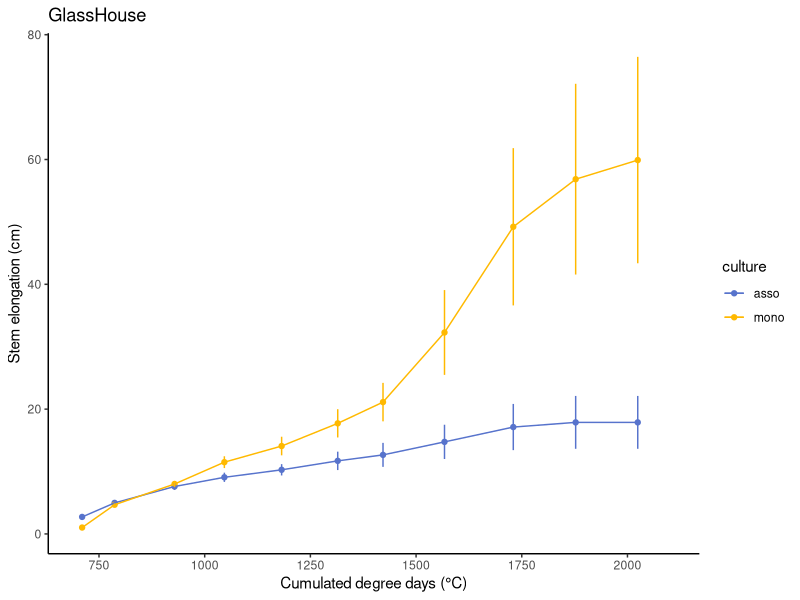

Here is the R script that generated this plot: (Note: this script raises an error after producing the figure.)

library(ggplot2)
library(tidyverse)
library(ggpubr)
library(rstatix)
library(broom)

#Dataframing Glasshouse (GH) stem elongation data 

Notations_structures_variete <- read.csv("Data/GlassHouse_ecophysiological_traits.csv", sep=";")

Notations_structures_variete$variete<-as.factor(Notations_structures_variete$variete)
Notations_structures_variete$culture<-as.factor(Notations_structures_variete$culture)
Notations_structures_variete$H_total<-as.numeric(Notations_structures_variete$H_total)
Notations_structures_variete<- subset(Notations_structures_variete, Notations_structures_variete$no_feuille =="1")

DegreeDay <- read.csv("Data/Date_DegreeDay_GlassHouse.csv", sep=";")

head(DegreeDay)

DegreeDay<- DegreeDay %>%
  rename(date = Date)

DegreeDay <- DegreeDay %>%
  mutate(date = as.Date(date, format = "%Y.%m.%d"))  # Convert `date` to Date object

Notations_structures_variete <- Notations_structures_variete %>%
  mutate(date = as.Date(date, format = "%Y.%m.%d"))  # Ensure `date` is also a Date object

library(dplyr)
head(Notations_structures_variete)

Notations_structures_variete <- Notations_structures_variete %>%
  left_join(DegreeDay, by = "date")


elongation_average <- Notations_structures_variete %>%
  group_by(culture, variete, Cum_DD) %>%
  dplyr::summarize(total_av = mean(H_total),
                   n=n(), 
                   total_sd= sd(H_total), total_se = total_sd / sqrt(n))%>% 
  as.data.frame()

elongation_average$Cum_DD<- as.numeric(elongation_average$Cum_DD)
#elongation_average <-subset(elongation_average, elongation_average$Cum_DD < 1500)

# Stem Elongation dynamic for mambo in GH ####

elongation_average_mambo <- subset(elongation_average, elongation_average$variete == "mambo")

plot_mambo <- ggplot(elongation_average_mambo, aes(x=Cum_DD, y=total_av, color = culture )) +
  geom_point()+
  scale_color_manual(values=c('#5773CCFF','#FFB900FF'))+
  geom_line(aes(group = culture)) + 
  geom_errorbar(aes(ymax = total_av+total_se, ymin = total_av-total_se, width = .02))+ 
  scale_x_continuous(limits = c(700, 2100), breaks = c(750, 1000, 1250, 1500, 1750, 2000))+
  theme_classic()

plot_mambo_serre <-  plot_mambo + labs(title="GlassHouse", x="Cumulated degree days (°C)", y = "Stem elongation (cm)")+
  theme_classic() 

plot_mambo_serre 

write_rds(plot_bites_serre, "~/working/Aboveground_characterization/3-Output/Stem_GH_mambo.rds")

# Stem Elongation dynamic for feliciano in GH ####

elongation_average_feliciano <- subset(elongation_average, elongation_average$variete == "feliciano")

plot_feliciano <- ggplot(elongation_average_feliciano, aes(x=Cum_DD, y=total_av, color = culture )) +
  geom_point()+
  scale_color_manual(values=c('#5773CCFF','#FFB900FF'))+
  geom_line(aes(group = culture)) + 
  geom_errorbar(aes(ymax = total_av+total_se, ymin = total_av-total_se, width = .02))+ 
  scale_x_continuous(limits = c(700, 2100), breaks = c(750, 1000, 1250, 1500, 1750, 2000))+
  theme_classic()

plot_feliciano_serre <-  plot_feliciano + labs(title="GlassHouse", x="Cumulated degree days (°C)", y = "Stem elongation (cm)")+
  theme_classic() 

plot_feliciano_serre 

write_rds(plot_feliciano_serre, "~/working/Aboveground_characterization/3-Output/Stem_GH_feliciano.rds")

# Stem Elongation dynamic for angelico in GH ####

elongation_average_angelico <- subset(elongation_average, elongation_average$variete == "angelico")

plot_angelico <- ggplot(elongation_average_angelico, aes(x=Cum_DD, y=total_av, color = culture )) +
  geom_point()+
  scale_color_manual(values=c('#5773CCFF','#FFB900FF'))+
  geom_line(aes(group = culture)) + 
  geom_errorbar(aes(ymax = total_av+total_se, ymin = total_av-total_se, width = .02))+ 
  scale_x_continuous(limits = c(700, 2100), breaks = c(750, 1000, 1250, 1500, 1750, 2000))+
  theme_classic()

plot_angelico_serre <-  plot_angelico + labs(title="GlassHouse", x="Cumulated degree days (°C)", y = "Stem elongation (cm)")+
  theme_classic() 

plot_angelico_serre 

write_rds(plot_bites_serre, "~/working/Aboveground_characterization/3-Output/Stem_GH_angelico.rds")


##Dataframing for the 2022-2023 field experiments

Notations_structures_variete <- read.csv("Data/Field_ecophysiological_traits.csv", sep=";")
head(Notations_structures_variete)

Notations_structures_variete$h_tige<-as.numeric(Notations_structures_variete$h_tige)

DegreeDay <- read.csv("Data/Climate_Changins.csv", sep=";")

head(DegreeDay)

DegreeDay<- DegreeDay %>%
  rename(date = Day)

DegreeDay <- DegreeDay %>%
  mutate(date = as.Date(date, format = "%d.%m.%Y"))  # Convert `date` to Date object

Notations_structures_variete <- Notations_structures_variete %>%
  mutate(date = as.Date(date, format = "%d.%m.%Y"))  # Ensure `date` is also a Date object

library(dplyr)
head(Notations_structures_variete)

Notations_structures_variete <- Notations_structures_variete %>%
  left_join(DegreeDay, by = "date")

Notations_structures_variete_2023 <- subset(Notations_structures_variete, Notations_structures_variete$date < "2023-08-01")

elongation_average_2023 <- Notations_structures_variete_2023 %>%
  group_by(culture, Cum_DD, variete) %>%
  dplyr::summarize(total_av = mean(h_tige),
                   n=n(), 
                   total_sd= sd(h_tige), total_se = total_sd / sqrt(n))%>% 
  as.data.frame()

elongation_average_2023 <- subset(elongation_average_2023, elongation_average_2023$total_av != "NA" )
elongation_average_2023 <- subset(elongation_average_2023, elongation_average_2023$Cum_DD != "1665.05")

# Stem Elongation dynamic for mambo in 2022-2023 Field ####
elongation_average_2023_mambo <- subset(elongation_average_2023, elongation_average_2023$variete == "2" )

plot_mambo_2023 <- ggplot(elongation_average_2023_mambo, aes(x=Cum_DD, y=total_av, color = culture )) +
  geom_point()+
  scale_color_manual(values=c('#5773CCFF','#FFB900FF'))+
  geom_line(aes(group = culture)) + 
  geom_errorbar(aes(ymax = total_av+total_se, ymin = total_av-total_se, width = .02))+ 
  scale_x_continuous(limits = c(1500, 2100), breaks = c( 1500, 1750, 2000))+ 
  scale_y_continuous(limits = c(0, 75), breaks = c(0, 20, 40,60))+
  theme_classic()

plot_mambo_2023 <-plot_mambo_2023 + labs(title="Field 2022-2023", x="Cumulated degree days (°C)", y = "Stem elongation (cm)")+
  theme_classic() +  theme( legend.position="none")

plot_mambo_2023

write_rds(plot_mambo_2023, "~/working/Aboveground_characterization/3-Output/Stem_F1_mambo.rds")

# Stem Elongation dynamic for feliciano in 2022-2023 Field ####
elongation_average_2023_feliciano <- subset(elongation_average_2023, elongation_average_2023$variete == "3" )

plot_feliciano_2023 <- ggplot(elongation_average_2023_feliciano, aes(x=Cum_DD, y=total_av, color = culture )) +
  geom_point()+
  scale_color_manual(values=c('#5773CCFF','#FFB900FF'))+
  geom_line(aes(group = culture)) + 
  geom_errorbar(aes(ymax = total_av+total_se, ymin = total_av-total_se, width = .02))+ 
  scale_x_continuous(limits = c(1500, 2100), breaks = c( 1500, 1750, 2000))+ 
  scale_y_continuous(limits = c(0, 75), breaks = c(0, 20, 40,60))+
  theme_classic()

plot_feliciano_2023 <-plot_feliciano_2023 + labs(title="Field 2022-2023", x="Cumulated degree days (°C)", y = "Stem elongation (cm)")+
  theme_classic() +  theme( legend.position="none")

plot_feliciano_2023

write_rds(plot_feliciano_2023, "~/working/Aboveground_characterization/3-Output/Stem_F1_feliciano.rds")

# Stem Elongation dynamic for angelico in 2022-2023 Field ####
elongation_average_2023_angelico <- subset(elongation_average_2023, elongation_average_2023$variete == "1" )

plot_angelico_2023 <- ggplot(elongation_average_2023_angelico, aes(x=Cum_DD, y=total_av, color = culture )) +
  geom_point()+
  scale_color_manual(values=c('#5773CCFF','#FFB900FF'))+
  geom_line(aes(group = culture)) + 
  geom_errorbar(aes(ymax = total_av+total_se, ymin = total_av-total_se, width = .02))+ 
  scale_x_continuous(limits = c(1500, 2100), breaks = c( 1500, 1750, 2000))+ 
  scale_y_continuous(limits = c(0, 75), breaks = c(0, 20, 40,60))+
  theme_classic()

plot_angelico_2023 <-plot_angelico_2023 + labs(title="Field 2022-2023", x="Cumulated degree days (°C)", y = "Stem elongation (cm)")+
  theme_classic() +  theme( legend.position="none")

plot_angelico_2023

write_rds(plot_angelico_2023, "~/working/Aboveground_characterization/3-Output/Stem_F1_angelico.rds")

# Data framing for the 2023-2024 field experiment

Notations_structures_variete_2024 <- subset(Notations_structures_variete, Notations_structures_variete$date > "2023-08-01")

elongation_average_2024 <- Notations_structures_variete_2024 %>%
  group_by(culture, Cum_DD, variete) %>%
  dplyr::summarize(total_av = mean(h_tige),
                   n=n(), 
                   total_sd= sd(h_tige), total_se = total_sd / sqrt(n))%>% 
  as.data.frame()

elongation_average_2024 <- subset(elongation_average_2024, elongation_average_2024$total_av != "NA" )
elongation_average_2024 <- subset(elongation_average_2024, elongation_average_2024$Cum_DD != 1867.90 )
elongation_average_2024 <- subset(elongation_average_2024, elongation_average_2024$Cum_DD != "1983.55" )

# Stem Elongation dynamic for mambo in 2023-2024 Field ####
elongation_average_2024_mambo <- subset(elongation_average_2024, elongation_average_2024$variete == "2" )

plot_mambo_2024 <- ggplot(elongation_average_2024_mambo, aes(x=Cum_DD, y=total_av, color = culture )) +
  geom_point()+
  scale_color_manual(values=c('#5773CCFF','#FFB900FF'))+
  geom_line(aes(group = culture)) + 
  geom_errorbar(aes(ymax = total_av+total_se, ymin = total_av-total_se, width = .02))+ 
  scale_x_continuous(limits = c(1400, 2350), breaks = c( 1500, 1750, 2000, 2250))+ 
  scale_y_continuous(limits = c(0, 130), breaks = c(0, 20, 40, 60, 80, 100, 120))+
  theme_classic()

plot_mambo_2024 <-plot_mambo_2024 + labs(title="Field 2023-2024", x="Cumulated degree days (°C)", y = "Stem elongation (cm)")+
  theme_classic() +  theme( legend.position="none")

plot_mambo_2024

write_rds(plot_mambo_2024, "~/working/Aboveground_characterization/3-Output/Stem_F2_mambo.rds")

# Stem Elongation dynamic for feliciano in 2023-2024 Field ####
elongation_average_2024_feliciano <- subset(elongation_average_2024, elongation_average_2024$variete == "3" )

plot_feliciano_2024 <- ggplot(elongation_average_2024_feliciano, aes(x=Cum_DD, y=total_av, color = culture )) +
  geom_point()+
  scale_color_manual(values=c('#5773CCFF','#FFB900FF'))+
  geom_line(aes(group = culture)) + 
  geom_errorbar(aes(ymax = total_av+total_se, ymin = total_av-total_se, width = .02))+ 
  scale_x_continuous(limits = c(1400, 2350), breaks = c( 1500, 1750, 2000, 2250))+ 
  scale_y_continuous(limits = c(0, 140), breaks = c(0, 20, 40, 60, 80, 100, 120))+
  theme_classic()

plot_feliciano_2024 <-plot_feliciano_2024 + labs(title="Field 2023-2024", x="Cumulated degree days (°C)", y = "Stem elongation (cm)")+
  theme_classic() +  theme( legend.position="none")

plot_feliciano_2024

write_rds(plot_feliciano_2024, "~/working/Aboveground_characterization/3-Output/Stem_F2_feliciano.rds")

# Stem Elongation dynamic for angelico in 2023-2024 Field ####
elongation_average_2024_angelico <- subset(elongation_average_2024, elongation_average_2024$variete == "1" )

plot_angelico_2024 <- ggplot(elongation_average_2024_angelico, aes(x=Cum_DD, y=total_av, color = culture )) +
  geom_point()+
  scale_color_manual(values=c('#5773CCFF','#FFB900FF'))+
  geom_line(aes(group = culture)) + 
  geom_errorbar(aes(ymax = total_av+total_se, ymin = total_av-total_se, width = .02))+ 
  scale_x_continuous(limits = c(1400, 2350), breaks = c( 1500, 1750, 2000, 2250))+ 
  scale_y_continuous(limits = c(0, 140), breaks = c(0, 20, 40, 60, 80, 100, 120))+
  theme_classic()

plot_angelico_2024 <-plot_angelico_2024 + labs(title="Field 2023-2024", x="Cumulated degree days (°C)", y = "Stem elongation (cm)")+
  theme_classic() +  theme( legend.position="none")
plot_angelico_2024

write_rds(plot_angelico_2024, "~/working/Aboveground_characterization/3-Output/Stem_F2_angelico.rds")
